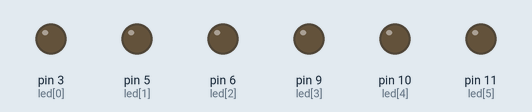
This sketch was run on a simulated Arduino Uno, built with avr-gcc and run on an emulated ATmega328P. Shown: output pins drawn as LEDs (lit = HIGH).

Above: at 0.05 s.
At 1.55 s:
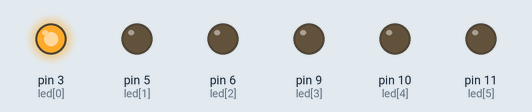
At 3.1 s:
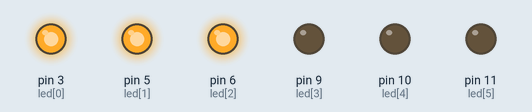
At 6.2 s:
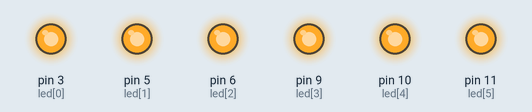
At 9.2 s:
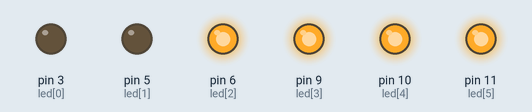
At 12.3 s:
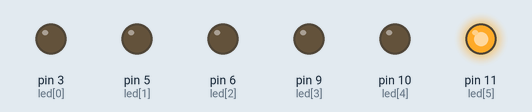
Timing chart, 0 to 16.7 s (numbered marks = the images above):
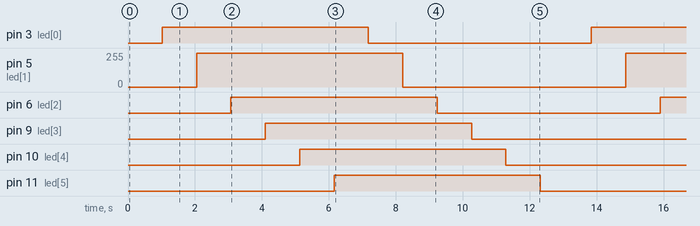

Measured:
- by itself, pin 3 (led[0]), pin 6 (led[2]), pin 9 (led[3]), pin 10 (led[4]), pin 11 (led[5]): alternates HIGH for 6.2 s and LOW for 6.7 s
- by itself, pin 5 (led[1]): alternates 255/255 for 6.2 s and 0/255 for 6.7 s

The sketch:

_20190701.6.ino
```cpp
//LED를 차례대로 밝아지게 하여 전체가 켜지면, 차례대로 LED가 꺼진다
//이중 for문을 사용

const unsigned int led[6]={3,5,6,9,10,11};
void setup() {

}

void loop() {
  for(int n=0; n<=5; n++){
  for(int t_high=0; t_high<=255; t_high++){
    analogWrite(led[n], t_high);
    delay(4);
  }
  }

  for(int n=0; n<=5; n++){
  for(int t_high=255; t_high>=0; t_high--){
    analogWrite(led[n], t_high);
    delay(4);
  }
  }

  delay(500);
}
```
